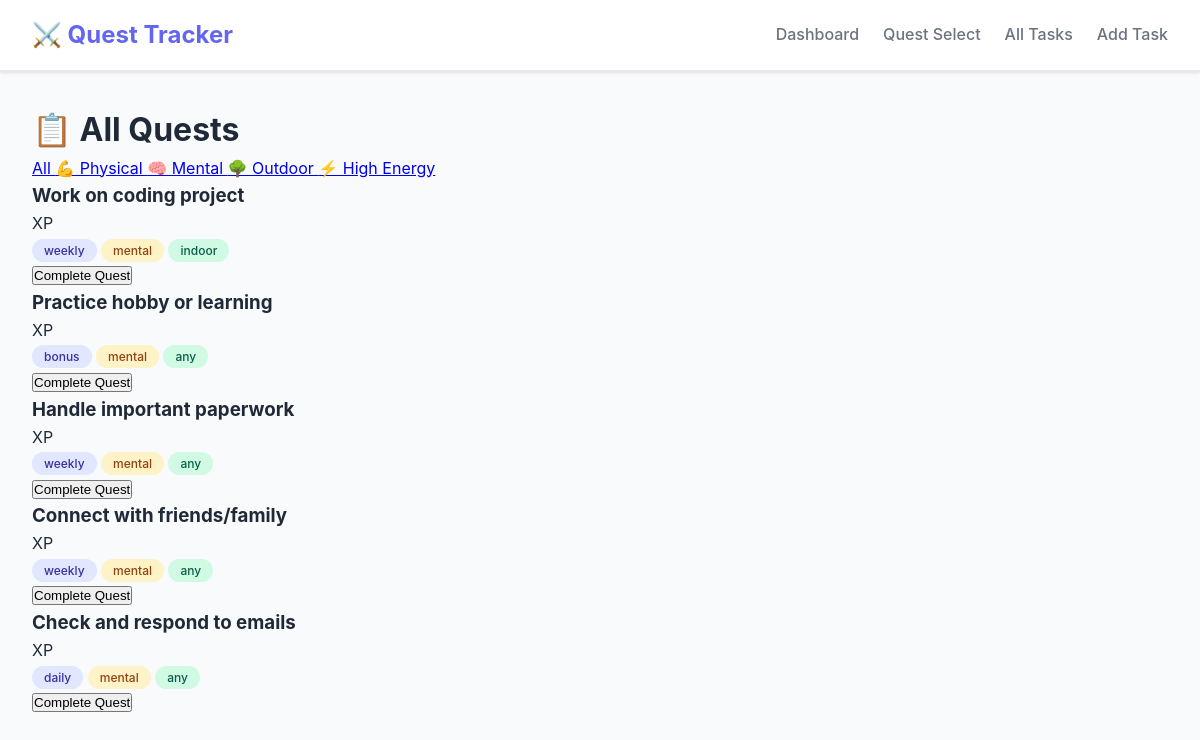
/tasks?effort=mental, run on the app's committed database.
### tables this page shows
CREATE TABLE tasks (
                id INTEGER PRIMARY KEY AUTOINCREMENT,
                title TEXT NOT NULL,
                task_type TEXT NOT NULL,
                category TEXT,
                effort_type TEXT,
                location_type TEXT,
                
                high_description TEXT,
                high_points INTEGER NOT NULL,
                
                medium_description TEXT,
                medium_points INTEGER NOT NULL,
                
                low_description TEXT,
                low_points INTEGER NOT NULL,
                
                is_active INTEGER DEFAULT 1,
                created_at TEXT DEFAULT CURRENT_TIMESTAMP
            );

### app.py (the view)
@app.route('/tasks')
def tasks_view():
    effort_filter = request.args.get('effort')
    location_filter = request.args.get('location')
    category_filter = request.args.get('category')
    filters = {}
    if effort_filter:
        filters['effort_type'] = effort_filter
    if location_filter:
        filters['location_type'] = location_filter
    tasks = get_tasks(category=category_filter, filters=filters if filters else None)
    return render_template('tasks.html',
                           tasks=tasks,
                           current_filters=filters,
                           categories=CATEGORIES,
                           selected_category=category_filter)

### database.py (called while the page is built)
@contextmanager
def get_db():
    conn = sqlite3.connect(DATABASE)
    conn.row_factory = sqlite3.Row
    try:
        yield conn
        conn.commit()
    except Exception as e:
        conn.rollback()
        raise e
    finally:
        conn.close()

def get_tasks(task_type=None, category=None, filters=None):
    with get_db() as conn:
        cursor = conn.cursor()
        query = 'SELECT * FROM tasks WHERE is_active = 1'
        params = []
        if task_type:
            query += ' AND task_type = ?'
            params.append(task_type)
        if category:
            query += ' AND category = ?'
            params.append(category)
        if filters:
            if filters.get('effort_type'):
                query += ' AND effort_type = ?'
                params.append(filters['effort_type'])
            if filters.get('location_type'):
                query += ' AND location_type = ?'
                params.append(filters['location_type'])
        query += ' ORDER BY high_points DESC'
        cursor.execute(query, params)
        return [dict(row) for row in cursor.fetchall()]

### templates/tasks.html (shortened to what this page needs)
{% extends "base.html" %}
{% block content %}
<div class="all-tasks">
    <h1>📋 All Quests</h1>
    <div class="tasks-filters">
        <a href="{{ url_for('tasks_view') }}"
           class="filter-link {% if not current_filters %}active{% endif %}">
            All
        </a>
        <a href="{{ url_for('tasks_view', effort='physical') }}"
           class="filter-link {% if current_filters.get('effort_type') == 'physical' %}active{% endif %}">
            💪 Physical
        </a>
        <a href="{{ url_for('tasks_view', effort='mental') }}"
           class="filter-link {% if current_filters.get('effort_type') == 'mental' %}active{% endif %}">
            🧠 Mental
        </a>
        <a href="{{ url_for('tasks_view', location='outdoor') }}"
           class="filter-link {% if current_filters.get('location_type') == 'outdoor' %}active{% endif %}">
            🌳 Outdoor
        </a>
        <a href="{{ url_for('tasks_view', energy='high') }}"
           class="filter-link {% if current_filters.get('energy_level') == 'high' %}active{% endif %}">
            ⚡ High Energy
        </a>
    </div>
    <div class="tasks-grid">
        {% if tasks %}
            {% for task in tasks %}
            <div class="task-card">
                <div class="task-card-header">
                    <h3>{{ task.title }}</h3>
                    <span class="task-card-points">{{ task.points }} XP</span>
                </div>
                <div class="task-card-tags">
                    <span class="tag tag-type">{{ task.task_type }}</span>
                    {% if task.effort_type %}
                    <span class="tag tag-effort">{{ task.effort_type }}</span>
                    {% endif %}
                    {% if task.location_type %}
                    <span class="tag tag-location">{{ task.location_type }}</span>
                    {% endif %}
                </div>
                <button class="btn-complete-full" onclick="completeTask({{ task.id }})">
                    Complete Quest
                </button>
            </div>
            {% endfor %}
        {% else %}
            <div class="empty-state-large">
                <p>No quests found with these filters.</p>
                <a href="{{ url_for('add_task_view') }}" class="btn-primary">Create Your First Quest</a>
            </div>
        {% endif %}
    </div>
</div>
{% endblock %}

### static/css/style.css (style rules this page uses)
:root { --primary-color: #6366f1; --primary-dark: #4f46e5; --secondary-color: #ec4899; --success-color: #10b981; --warning-color: #f59e0b; --danger-color: #ef4444; --bg-color: #f9fafb; --bg-secondary: #ffffff; --text-primary: #1f2937; --text-secondary: #6b7280; --border-color: #e5e7eb; --shadow: 0 1px 3px rgba(0, 0, 0, 0.1); --shadow-lg: 0 10px 15px rgba(0, 0, 0, 0.1); --tier-high: #ef4444; --tier-high-bg: #fef2f2; --tier-medium: #f59e0b; --tier-medium-bg: #fffbeb; --tier-low: #6366f1; --tier-low-bg: #eef2ff; }
* { margin: 0; padding: 0; box-sizing: border-box; }
body { font-family: -apple-system, BlinkMacSystemFont, 'Segoe UI', Roboto, Oxygen, Ubuntu, Cantarell, sans-serif; background-color: var(--bg-color); color: var(--text-primary); line-height: 1.6; }
.tag { padding: 0.25rem 0.75rem; border-radius: 12px; font-size: 0.75rem; font-weight: 500; }
.tag-effort { background: #fef3c7; color: #92400e; }
.tag-location { background: #d1fae5; color: #065f46; }
.tag-type { background: #e0e7ff; color: #3730a3; }

### data on the page
tasks: title "Work on coding project", task_type "weekly", effort_type "mental", location_type "indoor"
tasks: title "Practice hobby or learning", task_type "bonus", effort_type "mental", location_type "any"
tasks: title "Handle important paperwork", task_type "weekly", effort_type "mental", location_type "any"
tasks: title "Connect with friends/family", task_type "weekly", effort_type "mental", location_type "any"
tasks: title "Check and respond to emails", task_type "daily", effort_type "mental", location_type "any"
